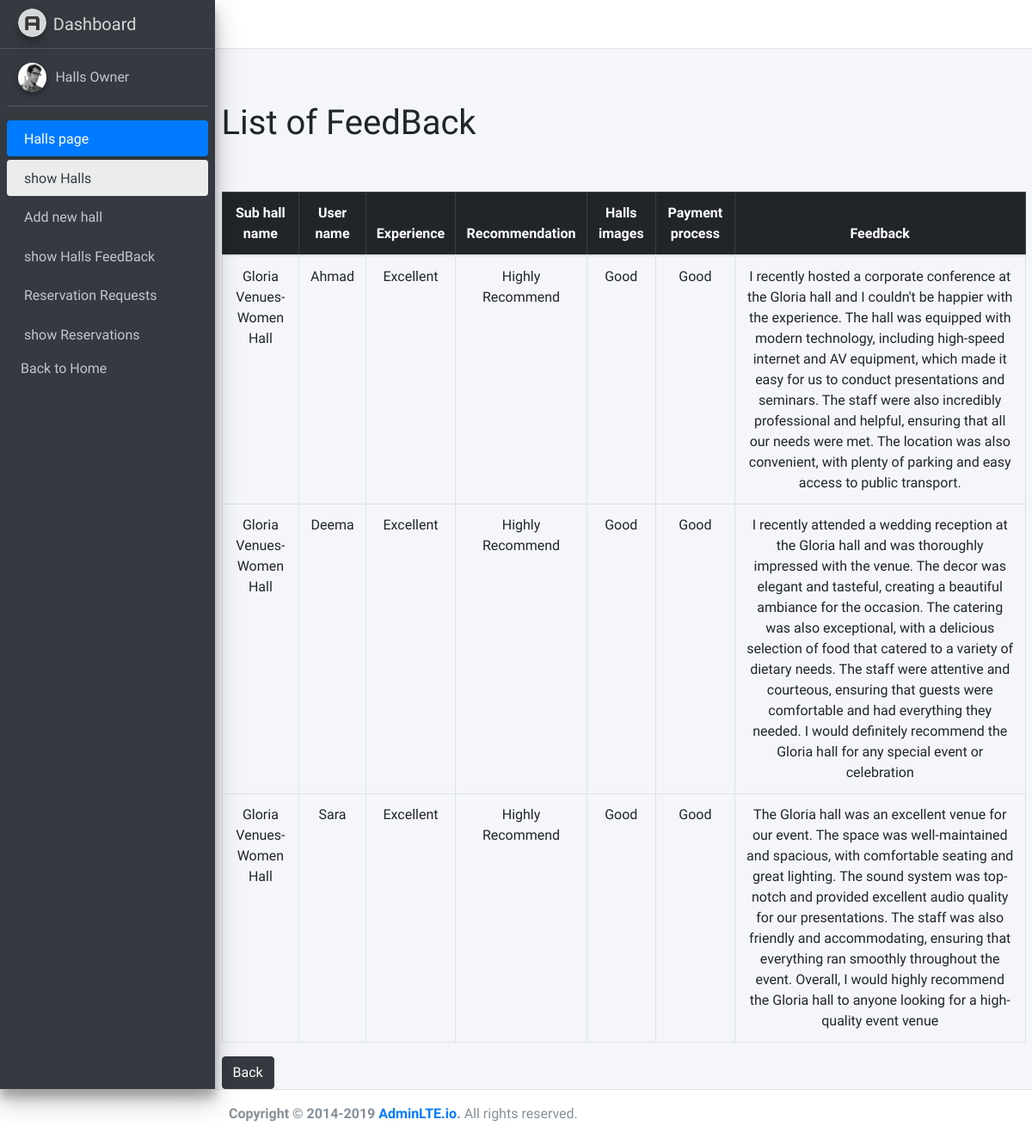
Page /admin/showFeedBacksubhall.php?hallId=83 (signed in) on the earlier database version.
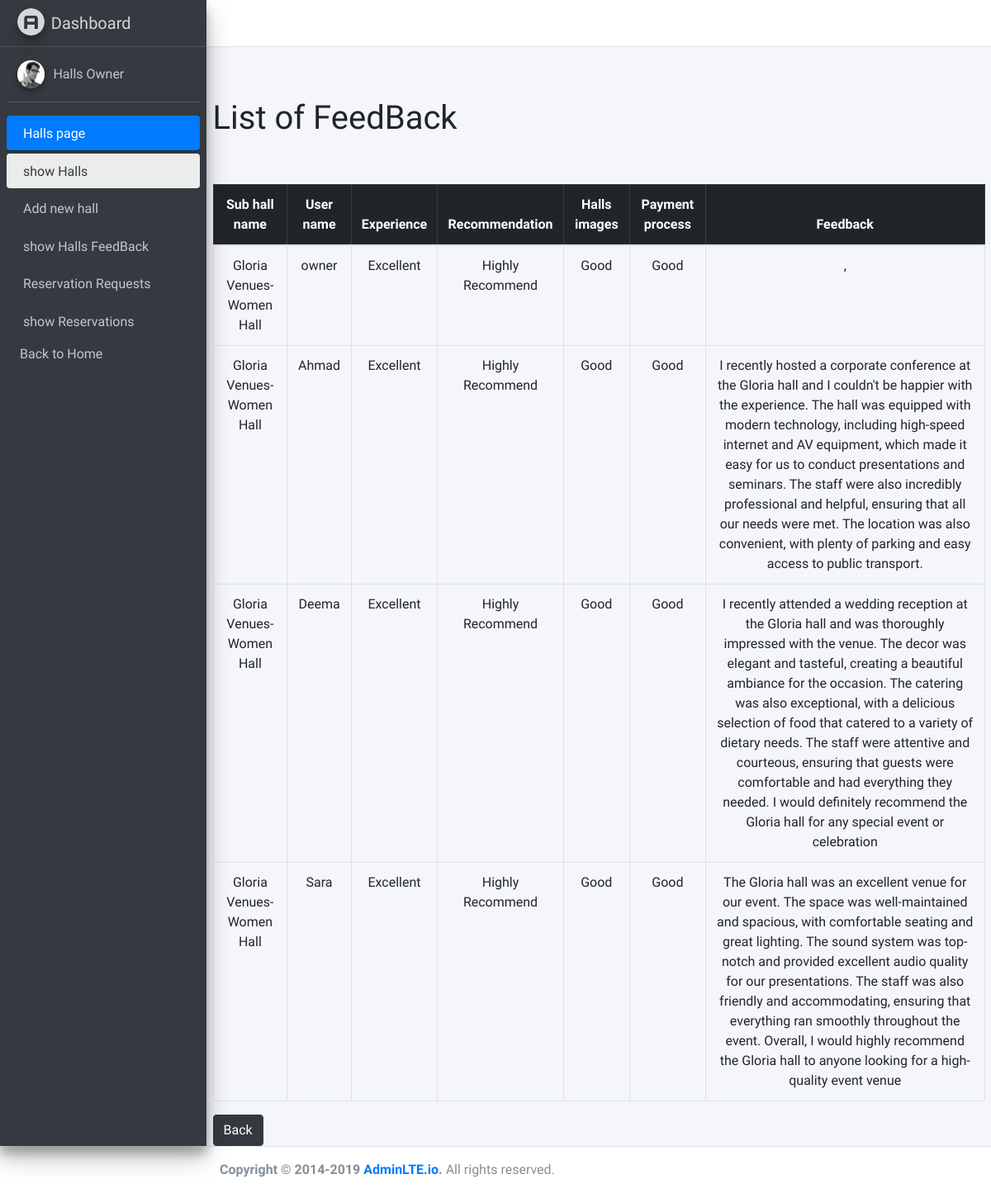
Same page on the later database version.
### tables this page shows
CREATE TABLE `feedback_subhall` (
  `id` int NOT NULL,
  `experience` varchar(200) NOT NULL,
  `Recommendation` varchar(200) NOT NULL,
  `halls_images_useful` varchar(200) NOT NULL,
  `payment_process` varchar(200) NOT NULL,
  `feedback` varchar(500) NOT NULL,
  `user_id` int NOT NULL,
  `hall_id` int NOT NULL
);

CREATE TABLE `subhalls` (
  `id` int NOT NULL,
  `name` varchar(200) NOT NULL,
  `type` int NOT NULL,
  `number_of_guests` int NOT NULL,
  `hall_describtion` varchar(500) NOT NULL,
  `services` varchar(500) NOT NULL,
  `image_view` varchar(300) NOT NULL,
  `hall_id` int NOT NULL,
  `num_of_reservation` int NOT NULL DEFAULT '0',
  `price` int NOT NULL
);

CREATE TABLE `users` (
  `id` int NOT NULL,
  `name` varchar(200) NOT NULL,
  `password` varchar(200) NOT NULL,
  `email` varchar(200) NOT NULL,
  `type` enum('user','owner') NOT NULL DEFAULT 'user',
  `status` tinyint(1) NOT NULL DEFAULT '1',
  `created_at` datetime NOT NULL DEFAULT CURRENT_TIMESTAMP
);

### admin/handlers/get-test.php (called while the page is built)
<?php
$hall_id=$_GET['hallId'];
$test= $hall_id;
$sql1="SELECT h.id FROM subhalls h where h.hall_id ='$test'";
$sqlResult1=mysqli_query($conn,$sql1);
$hallData=mysqli_fetch_all($sqlResult1);
?>

### admin/showFeedBacksubhall.php (the view, shortened to what this page needs)
<?php session_start();
require("handlers/db.php");
require("handlers/get-test.php");
require("inc/header.php");
?>
<main role="main" class="flex-shrink-0 ">
        <div class="container">
        <br>
            <h1>List of FeedBack</h1>
            <br>
        <br>
            <table class="table table-bordered text-center justify-content-start">
                <thead  class="table-dark">
                    <tr>
                    <th>Sub hall name</th>
    <th>User name</th>
    <th >Experience</th>
                    <th>Recommendation</th>
                    <th >Halls images </th>
                    <th >Payment process</th>
                    <th >Feedback</th>
         </tr>
                </thead>
                <tbody>
<?php
       foreach($hallData as $inner_array) {
           foreach($inner_array as $element) {
             $sql="SELECT users.name as Uname, subhalls.name,
             feedback_subhall.experience,
feedback_subhall.Recommendation,
feedback_subhall.halls_images_useful,
feedback_subhall.payment_process,
feedback_subhall.feedback
             FROM feedback_subhall
             JOIN users ON feedback_subhall.user_id = users.id
             JOIN subhalls ON feedback_subhall.hall_id = subhalls.id
             WHERE subhalls.id =  $element ORDER BY feedback_subhall.id  DESC;
             ";
             $query=mysqli_query($conn,$sql);
             $halls1=mysqli_fetch_all($query,MYSQLI_ASSOC);
       ?>
         <?php
         if(isset($halls1)){
         foreach($halls1 as $event ) {?>
               <tr>
               <td><?php echo $event['name']; ?></td>
               <td><?php echo $event['Uname']; ?></td>
               <td><?php echo $event['experience']; ?></td>
               <td><?php echo $event['Recommendation']; ?></td>
               <td><?php echo $event['halls_images_useful']; ?></td>
               <td><?php echo $event['payment_process']; ?></td>
               <td><?php echo $event['feedback']; ?></td>
               </tr>
           <?php }
      }
      else{?>
        <tr>
          <td colspan="6" class="text-center">No Feedback Added</td>
        </tr>
        <?php
      }} ?>
 <?php
}
      ?>
                </tbody>
            </table>
           <button onclick="history.back()"  class="btn btn-dark">Back </button>
        </div>
    </main>
  <?php
require("inc/footer.php");
?>

Differences in the rows shown:
added feedback_subhall: subhalls.name "Gloria Venues-Women Hall", user.name "owner", experience "Excellent", Recommendation "Highly Recommend", halls_images_useful "Good", payment_process "Good", feedback ","
